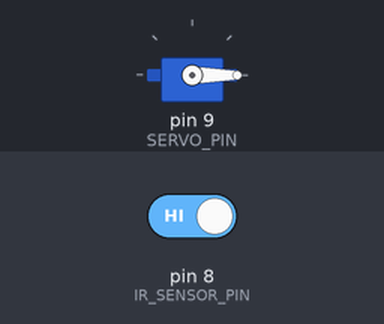
The sketch below on a simulated Arduino Uno, built with avr-gcc and run on an emulated ATmega328P. Parts: servo. The test bench sets the inputs (shaded band); at power-on: pin 8 (IR_SENSOR_PIN) HIGH. What the sketch prints to the serial monitor is not drawn.

Above: at 1.2 s.
1.3 s: pin 8 (IR_SENSOR_PIN) driven LOW
At 1.9 s:
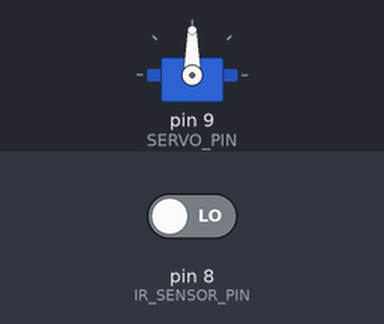
2.9 s: pin 8 (IR_SENSOR_PIN) driven HIGH
At 4.4 s:
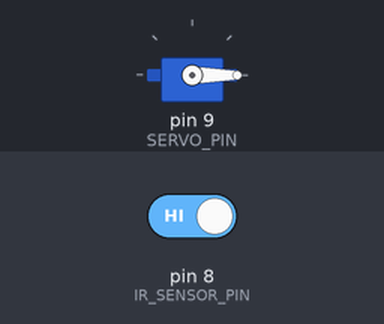
Timing chart, 0 to 5.9 s (numbered marks = the images above; inputs shaded):
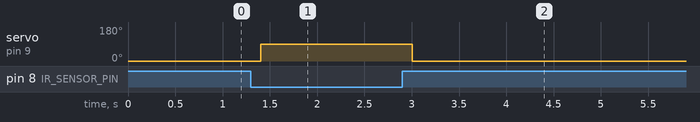

Measured:
- after the input at 1.3 s, servo on pin 9 (SERVO_PIN): 0° → 90° after 0.10 s
- after the input at 2.9 s, servo on pin 9 (SERVO_PIN): 90° → 0° after 0.10 s

The sketch:

ir_doorservo.ino
```cpp
#include <Servo.h>

#define SERVO_PIN     9   // 서보모터 제어 핀
#define IR_SENSOR_PIN 8   // IR 센서 디지털 출력 핀

Servo myServo;

void setup() {
  pinMode(IR_SENSOR_PIN, INPUT);
  myServo.attach(SERVO_PIN);
  myServo.write(0); // 초기 위치
  Serial.begin(9600);
}

void loop() {
  int irState = digitalRead(IR_SENSOR_PIN); // IR 센서 값 읽기 (0: 감지됨, 1: 없음)

  if (irState == LOW) {  // 물체 감지됨
    Serial.println("물체 감지됨!");
    myServo.write(90);   // 서보를 90도로 회전
  } else {
    Serial.println("감지 없음");
    myServo.write(0);    // 서보를 원래 위치로
  }

  delay(200); // 너무 자주 체크하지 않도록 약간의 지연
}
```
